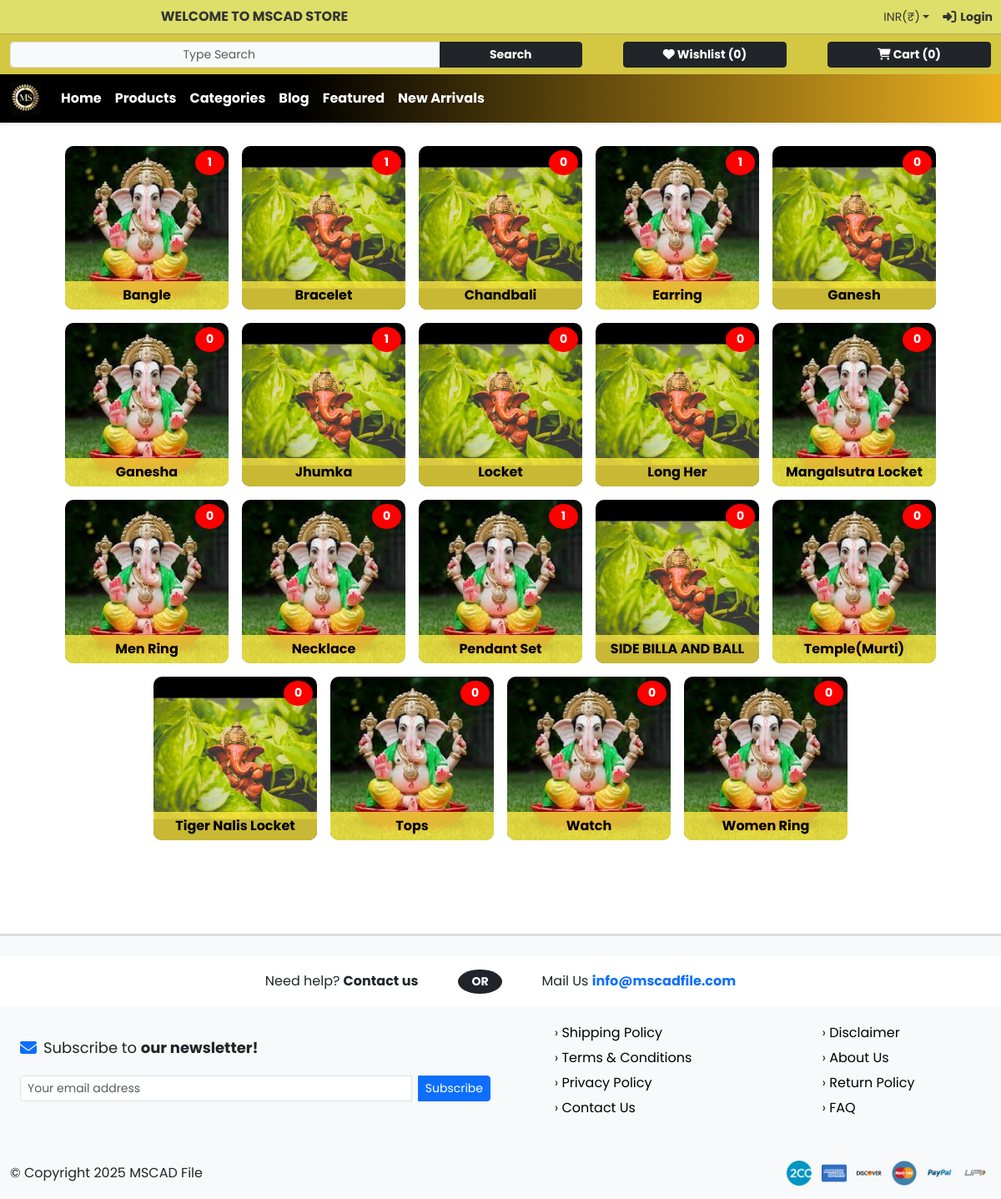
The app's page /category.php with its own data.
### tables this page shows
CREATE TABLE `categories` (
  `id` bigint(20) unsigned NOT NULL AUTO_INCREMENT,
  `name` varchar(255) NOT NULL,
  `slug` varchar(255) NOT NULL,
  `del_flg` int(1) DEFAULT 0,
  PRIMARY KEY (`id`)
);

### config.php (called while the page is built, shortened)
<?php
$site_url='http://localhost/mscadfile_v2/';
$ver=time();

### category.php (the view, shortened to what this page needs)
<?php
include_once ('header.php');
?>
<section class="container-fluid py-2">
    <div class="col-12 p-0 m-0 mt-1 mb-2 d-flex flex-row flex-wrap g-2 justify-content-center">
        <?php
        $sql="SELECT COUNT(`id`) AS counts,`category_id` FROM `products` GROUP BY `category_id`";
        $query = $pdoconn->prepare($sql);
        $query->execute();
        $my_arr = $query->fetchAll(PDO::FETCH_ASSOC);
        $categoryArray = [];
        foreach ($my_arr as $category) {
            $categoryArray[$category['category_id']] = $category['counts'];
        }
        $sql="SELECT `id`,`name`,`slug` FROM `categories` WHERE `del_flg`=0 ORDER BY `name` ASC";
        $query = $pdoconn->prepare($sql);
        $query->execute();
        $my_arr = $query->fetchAll(PDO::FETCH_ASSOC);
        foreach ($my_arr as $val) {
            $id=$val['id'];
            $name=$val['name'];
            $slug=$val['slug'];
            $filepath = $site_url.'category_img/'.$id.'.jpg';
            if(isset($categoryArray[$id])){
                $cnt=$categoryArray[$id];
            }else{
                $cnt=0;
            }
            $url = $site_url . 'category/category.php?slug=' . $slug;
            echo '<div class="category-item-big col-sm-2 mx-2 mt-3" onclick="openCategoryUrl(this)" data-url="' . $url . '">
            <span class="counter">' . $cnt . '</span>
            <div class="category-name">' . $name . '</div>
            <img src="' . $filepath . '" alt="' . $slug . '">
          </div>';
        }
        ?>
    </div>
</section>
<?php
include_once ('banner.php');
include_once ('footer.php');
?>

### header.php (shortened to what this page needs)
<?php
include_once("connection-pdo.php");
?>
<!DOCTYPE html>
<html lang="en">
<head>
    <link rel="stylesheet" href="https://cdnjs.cloudflare.com/ajax/libs/font-awesome/6.4.2/css/all.min.css">
    <link href="<?php echo $site_url; ?>css/bootstrap.min.css?v=<?php echo $ver; ?>" rel="stylesheet">
    <link href="<?php echo $site_url; ?>css/style.css?v=<?php echo $ver; ?>" rel="stylesheet">
    <link rel="stylesheet" href="<?php echo $site_url; ?>css/jquery-confirm.min.css?v=<?php echo $ver; ?>">
</head>
<body>
<header class="top-header">
    <div class="container-fluid">
        <div class="row align-items-center">
            <div class="col-md-6 p-0">
                <a class="fw-bold store-welcome" href="<?php echo $site_url; ?>index.php">Welcome to MSCAD Store</a>
            </div>
            <div class="col-md-6 p-0">
                <div class="d-flex flex-wrap align-items-center gap-3 justify-content-center justify-content-md-end">
                    <div class="nav-item dropdown notranslate" data-no-translate="true">
                        <a class="nav-link dropdown-toggle currency-toggle" href="#" id="currencyDropdown" role="button"
                           data-bs-toggle="dropdown" aria-expanded="false">
                            <img id="selectedCurrencyFlag" src="https://flagcdn.com/w40/in.png" width="18" height="14" class="me-1">
                            <span id="selectedCurrency">INR (₹)</span>
                        </a>
                    </div>
                    <?php
                        if(isset($_SESSION['user_name'])){
                            $user_type=$_SESSION["user_type"];
                            $is_sallar=$_SESSION["is_saller"];
                            if($user_type==0 && $is_sallar==1){
                                echo '<div class="nav-item">
                                    <a href="'.$site_url.'login/user/product.php" class="nav-link user-link">
                                        <i class="fa fa-upload"></i> Upload
                                    </a>
                                </div>
                                <div class="nav-item">
                                    <a href="'.$site_url.'login/user/index.php" class="nav-link user-link">
                                        <i class="fa fa-user"></i> Account
                                    </a>
                                </div>';
                            }
                            if($user_type==0 && $is_sallar==0){
                                echo '<div class="nav-item">
                                    <a href="'.$site_url.'login/user/index.php" class="nav-link user-link">
                                        <i class="fa fa-user"></i> Account
                                    </a>
                                </div>';
                            }
                            if($user_type==9){
                                echo '<div class="nav-item">
                                    <a href="'.$site_url.'login/admin/index.php" class="nav-link user-link">
                                        <i class="fa fa-user"></i> Account
                                    </a>
                                </div>';
                            }
                            if($user_type==2){
                                echo '<div class="nav-item">
                                    <a href="'.$site_url.'login/admin_user/index.php" class="nav-link user-link">
                                        <i class="fa fa-user"></i> Account
                                    </a>
                                </div>';
                            }
                            echo '<div class="nav-item">
                                    <a href="'.$site_url.'logout.php" class="nav-link user-link">
                                        <i class="fa fa-sign-in-alt"></i> Logout
                                    </a>
                                </div>';
                        }else{
                            echo '<div class="nav-item">
                                    <button class="nav-link user-link" data-bs-toggle="modal" data-bs-target="#loginModal">
                                        <i class="fa fa-sign-in-alt"></i> Login
                                    </button>
                                </div>';
                        }
                    ?>
                </div>
            </div>
        </div>
    </div>
</header>
<div class="container-fluid py-2" style="background: #D4C742;">
    <div class="col-12 d-flex flex-row flex-wrap justify-content-between" >
        <div class="col-12 col-sm-7">
            <div class="input-group input-group-sm">
                <input class="input-group-text form-control col-9 form-control-sm" id="top_search" type="search" placeholder="Type Search" aria-label="Search" name="search_query">
                <button class="btn btn-dark col-3 text-white fw-bold px-3 btn-sm" id="top_search_btn" onclick="all_search()">Search</button>
            </div>
        </div>
        <a href="<?php echo $site_url; ?>wishlist.php" class="col-4 col-sm-2 mt-2 mt-sm-0 btn btn-dark fw-bold px-3 btn-sm">
            <i class="fa-solid fa-heart"></i> <span class="cart text-capitalize">Wishlist </span>(<span id="wishlist_cnt">0</span>)
        </a>
        <a href="<?php echo $site_url; ?>cart.php" class="col-4 col-sm-2 mt-2 mt-sm-0 btn btn-dark fw-bold px-3 btn-sm">
            <i class="fa fa-shopping-cart"></i> <span class="cart text-capitalize">Cart </span>(<span id="cart_cnt">0</span>)
        </a>
    </div>
</div>
<nav class="navbar navbar-expand-lg shadow-sm" style="background: linear-gradient(90deg, #000000 30%, #ebb120 100%); padding: 4px 0;">
    <div class="container-fluid">
        <a class="navbar-brand d-flex align-items-start justify-content-start" href="<?php echo $site_url; ?>index.php">
            <img src="<?php echo $site_url; ?>images/logo.webp" alt="mscadfile logo" width="100"  style="max-height: 40px; display: block !important;">
        </a>
        <div class="collapse navbar-collapse justify-content-between" id="navbarNav">
            <ul class="navbar-nav flex-grow-0 me-auto mb-0">
                <li class="nav-item"><a class="nav-link text-white fw-bold px-2 py-1" href="<?php echo $site_url; ?>index.php">Home</a></li>
                <li class="nav-item"><a class="nav-link text-white fw-bold px-2 py-1" href="<?php echo $site_url; ?>product.php">Products</a></li>
                <li class="nav-item"><a class="nav-link text-white fw-bold px-2 py-1" href="<?php echo $site_url; ?>category.php">Categories</a></li>
                <li class="nav-item"><a class="nav-link text-white fw-bold px-2 py-1" href="<?php echo $site_url; ?>blog.php">Blog</a></li>
                <li class="nav-item"><a class="nav-link text-white fw-bold px-2 py-1" href="<?php echo $site_url; ?>featured.php">Featured</a></li>
                <li class="nav-item"><a class="nav-link text-white fw-bold px-2 py-1" href="<?php echo $site_url; ?>new_arrivals.php">New Arrivals</a></li>
            </ul>
        </div>
    </div>
</nav>

### banner.php (shortened to what this page needs)
<section id="add-banner" class="py-5">
</section>

### footer.php (shortened to what this page needs)
<footer id="footer" class="bg-light pt-4">
    <div class="help-box py-3">
        <div class="container-fluid d-flex flex-column flex-md-row justify-content-center align-items-center text-center text-md-start">
            <div class="help-text me-sm-12">Need help? <a class="text-decoration-none text-dark" target="_blank" href="<?php echo $site_url; ?>page/contact.php"><strong>Contact us</strong></a></div>
            <div class="or-box bg-dark text-white px-3 py-1 mx-sm-5 rounded-circle fw-bold">OR</div>
            <div class="help-text ms-sm-12">Mail Us <a href="mailto:info@mscadfile.com" class="text-primary fw-bold text-decoration-none">info@mscadfile.com</a></div>
        </div>
    </div>
    <div class="link-faprt py-3">
        <div class="container-fluid">
            <div class="row col-12 d-flex justify-content-around m-0 p-0 flex-wrap">
                <div class="col-md-6 d-flex justify-content-center flex-wrap">
                    <div class="col-12 d-flex align-items-center mb-3 mb-md-0">
                        <i class="fa fa-envelope fa-lg text-primary me-2"></i>
                        <div class="subscribe-text">
                            Subscribe to <span class="fw-bold">our newsletter!</span>
                        </div>
                    </div>
                    <div class="col-12">
                        <div  class="col-12 d-flex flex-row justify-content-around flex-wrap" class="d-flex w-100">
                            <div class="input-group input-group-sm">
                                <input type="email" class="form-control form-control-sm flex-grow-1 me-2" id="newsletter_email" placeholder="Your email address">
                                <button type="button" class="btn btn-primary btn-sm newsletter-subscribed" id="newsletter_email_btn" onclick="newsletter()">Subscribe</button>
                            </div>
                        </div>
                    </div>
                </div>
                <div class="col-md-3 col-sm-6 col-12  mt-md-0 mt-3 d-flex justify-content-sm-center justify-content-start">
                    <ul class="list-unstyled">
                        <li>› <a target="_blank" href="<?php echo $site_url; ?>page/shipping.php">Shipping Policy</a></li>
                        <li>› <a target="_blank" href="<?php echo $site_url; ?>page/terms.php">Terms & Conditions</a></li>
                        <li>› <a target="_blank" href="<?php echo $site_url; ?>page/contact.php">Privacy Policy</a></li>
                        <li>› <a target="_blank" href="<?php echo $site_url; ?>page/contact.php">Contact Us</a></li>
                    </ul>
                </div>
                <div class="col-md-3 col-sm-6 col-12  mt-md-0 mt-sm-3 mt-0 d-flex justify-content-sm-center justify-content-start">
                    <ul class="list-unstyled">
                        <li>› <a target="_blank" href="<?php echo $site_url; ?>page/contact.php">Disclaimer</a></li>
                        <li>› <a target="_blank" href="<?php echo $site_url; ?>page/about_us.php">About Us</a></li>
                        <li>› <a target="_blank" href="<?php echo $site_url; ?>page/return.php">Return Policy</a></li>
                        <li>› <a target="_blank" href="<?php echo $site_url; ?>page/faq.php">FAQ</a></li>
                    </ul>
                </div>
            </div>
        </div>
    </div>
    <div class="copyright py-3">
        <div class="container-fluid d-flex flex-column flex-md-row align-items-center justify-content-center justify-content-md-between text-center text-md-start">
            <div class="copy-text">&copy; Copyright 2025 MSCAD File</div>
            <div class="payment-icons mt-2 mt-md-0">
                <img src="<?php echo $site_url; ?>images/pay1.png" class="payment-icon mx-1" alt="Pay1">
                <img src="<?php echo $site_url; ?>images/pay2.png" class="payment-icon mx-1" alt="Pay2">
                <img src="<?php echo $site_url; ?>images/pay3.png" class="payment-icon mx-1" alt="Pay3">
                <img src="<?php echo $site_url; ?>images/pay4.png" class="payment-icon mx-1" alt="Pay4">
                <img src="<?php echo $site_url; ?>images/pay5.png" class="payment-icon mx-1" alt="Pay5">
                <img src="<?php echo $site_url; ?>images/pay6.png" class="payment-icon mx-1" alt="Pay6">
            </div>
        </div>
    </div>
</footer>
</body>
</html>

### css/style.css (style rules this page uses)
body { background-color: white; font-family: 'Poppins', sans-serif; }
.navbar-brand img { display: block !important; max-height: 50px; width: auto; }
.subscribe-text { font-size: 18px; }
.form-control { width: 250px; max-width: 100%; }
footer { border-top: 3px solid #ddd; }
.help-box { background: white; text-align: center; }
.help-text { font-size: 16px; }
.or-box { display: inline-block; font-size: 14px; }
ul { padding: 0; }
ul li { list-style: none; padding: 3px 0; }
ul li a { text-decoration: none; color: black; }
.payment-icon { width: 30px; margin-left: 2px; }
.category-name { font-size: 16px; font-weight: bold; margin-top: 5px; color: black; }
.top-header { background-color: #dede6a; padding: 8px 10px; margin: 0; border-bottom: 2px solid #c5b751; }
.store-welcome { color: #333; text-decoration: none; display: block; text-align: center; text-transform: uppercase; font-size: 16px; font-weight: bold; transition: color 0.3s ease-in-out; }
.currency-toggle { font-size: 14px; color: #333; display: flex; align-items: center; text-decoration: none; transition: color 0.3s ease; }
.user-link { font-size: 14px; color: #333; text-decoration: none; transition: color 0.3s ease; display: flex; align-items: center; gap: 5px; font-weight: bold; }
.user-link i { font-size: 16px; }
.category-item-big>img { max-width: 100%; height: auto; object-fit: cover; }
.category-item-big { position: relative; text-align: center; overflow: hidden; border-radius: 10px; transition: transform 0.3s ease, box-shadow 0.3s ease; }
.category-item-big img { width: 100%; display: block; }
.category-item-big>.category-name { position: absolute; bottom: 0; width: 100%; background: rgba(255, 234, 67, 0.79); text-align: center; padding: 5px 0; font-weight: bold; }
.counter { position: absolute; top: 5px; right: 5px; background: red; color: white; font-size: 14px; font-weight: bold; width: 35px; height: 30px; border-radius: 50%; display: flex; align-items: center; justify-content: center; }
* { scrollbar-width: thin; scrollbar-color: #888 #f1f1f1; }

### records on screen
categories: id "1", name "Bangle"
categories: id "1", name "Bracelet"
categories: id "0", name "Chandbali"
categories: id "1", name "Earring"
categories: id "0", name "Ganesh"
categories: id "0", name "Ganesha"
categories: id "1", name "Jhumka"
categories: id "0", name "Locket"
categories: id "0", name "Long Her"
categories: id "0", name "Mangalsutra Locket"
categories: id "0", name "Men Ring"
categories: id "0", name "Necklace"
categories: id "1", name "Pendant Set"
categories: id "0", name "SIDE BILLA AND BALL"
categories: id "0", name "Temple(Murti)"
categories: id "0", name "Tiger Nalis Locket"
categories: id "0", name "Tops"
categories: id "0", name "Watch"
categories: id "0", name "Women Ring"
